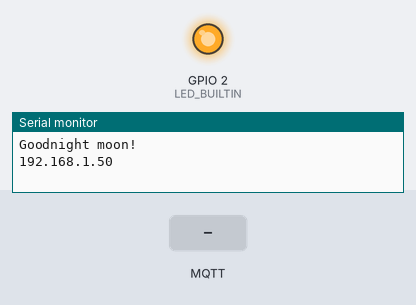
The sketch below on a simulated ESP8266 (NodeMCU). On the bench: output pins drawn as LEDs (lit = HIGH, except the on-board LED, lit = LOW), the last lines printed to the serial monitor. Inputs (shaded band) come from the test bench. WiFi joins after 1.5 s; servers stay silent unless stated; no MQTT or app messages arrive unless stated.

Above: at 2.7 s.
2.8 s: MQTT message "huy07092001" arrives on the first subscribed topic
At 3.9 s:
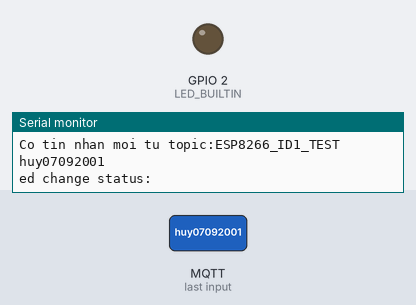
4.3 s: MQTT message "1" arrives on the first subscribed topic
At 4.7 s:
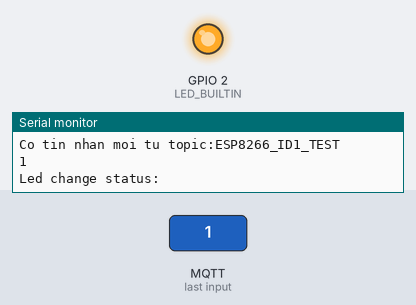
5.8 s: MQTT message "0" arrives on the first subscribed topic
At 7.0 s:
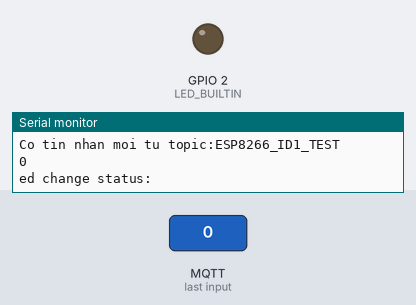
7.3 s: MQTT message "2" arrives on the first subscribed topic
At 8.2 s:
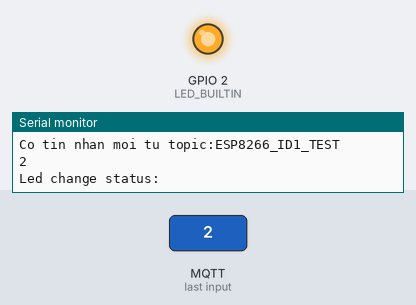
Timing chart, 0 to 9.8 s (numbered marks = the images above; inputs shaded):
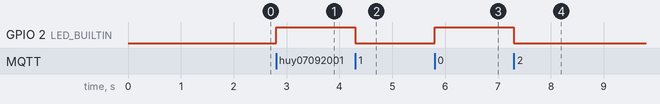

Measured:
- after the input at 2.8 s, GPIO 2 (LED_BUILTIN): LOW → HIGH at once
- after the input at 4.3 s, GPIO 2 (LED_BUILTIN): HIGH → LOW at once
- after the input at 5.8 s, GPIO 2 (LED_BUILTIN): LOW → HIGH at once
- after the input at 7.3 s, GPIO 2 (LED_BUILTIN): HIGH → LOW at once

The sketch:

esp8266-mqtt.ino
```cpp
#include <ESP8266WiFi.h>
#include <PubSubClient.h>

// example code: http://iot47.com/iot-bai-7-esp8266-arduino-ide-va-giao-thuc-mqtt/

// Thông tin về wifi
// #define ssid "huy"
// #define password "huy07092001"
#define ssid "Icetea's Home"
#define password "Icetea@2018"
#define mqtt_server "broker.hivemq.com"
const uint16_t mqtt_port = 1883; //Port của CloudMQTT TCP

WiFiClient espClient;
PubSubClient client(espClient);

void setup() {
  Serial.begin(9600);
  Serial.println("Goodnight moon!");
  pinMode(LED_BUILTIN, OUTPUT);
  setup_wifi();
  client.setServer(mqtt_server, mqtt_port);
  client.setCallback(callback);
}

// Hàm kết nối wifi
void setup_wifi() {
  delay(10);
  WiFi.begin(ssid, password);
  while (WiFi.status() != WL_CONNECTED) {
    delay(500);
  }

  Serial.println(WiFi.localIP());
}

// Hàm call back để nhận dữ liệu
void callback(char* topic, byte* payload, unsigned int length) {
  Serial.print("Co tin nhan moi tu topic:");
  Serial.println(topic);
  for (int i = 0; i < length; i++)
    Serial.print((char) payload[i]);
  Serial.println();

  digitalWrite(LED_BUILTIN, !digitalRead(LED_BUILTIN));
  Serial.println("Led change status:" + digitalRead(LED_BUILTIN));
}

// Hàm reconnect thực hiện kết nối lại khi mất kết nối với MQTT Broker
void reconnect() {
  while (!client.connected()) { // Chờ tới khi kết nối
    // Thực hiện kết nối với mqtt user và pass # https://pubsubclient.knolleary.net/api#connect
    // clientID = ESP8266_ID1 | willTopic = ESP_offline | willQoS = 0 | willRetain = 0 | willMessage = ESP8266_id1_offline
    if (client.connect("ESP8266_ID1", "ESP_offline", 0, 0, "ESP8266_id1_offline")) {  //kết nối vào broker
      // https://pubsubclient.knolleary.net/api#subscribe
      client.subscribe("ESP8266_ID1_TEST"); //đăng kí nhận dữ liệu từ topic ESP8266_ID1_TEST
    } else {
      delay(5000);
    }
  }
}

unsigned long t;
void loop() {
  if (!client.connected()) { // Kiểm tra kết nối
    reconnect();
  }

  client.loop();
  if(millis() - t > 2000) { //nếu 2000 mili giây trôi qua
     t = millis();
     client.publish("ESP8266_ID1_TEST", "Bay gio la 12h"); // gửi dữ liệu lên topic ESP8266_ID1_TEST
  }
}
```
